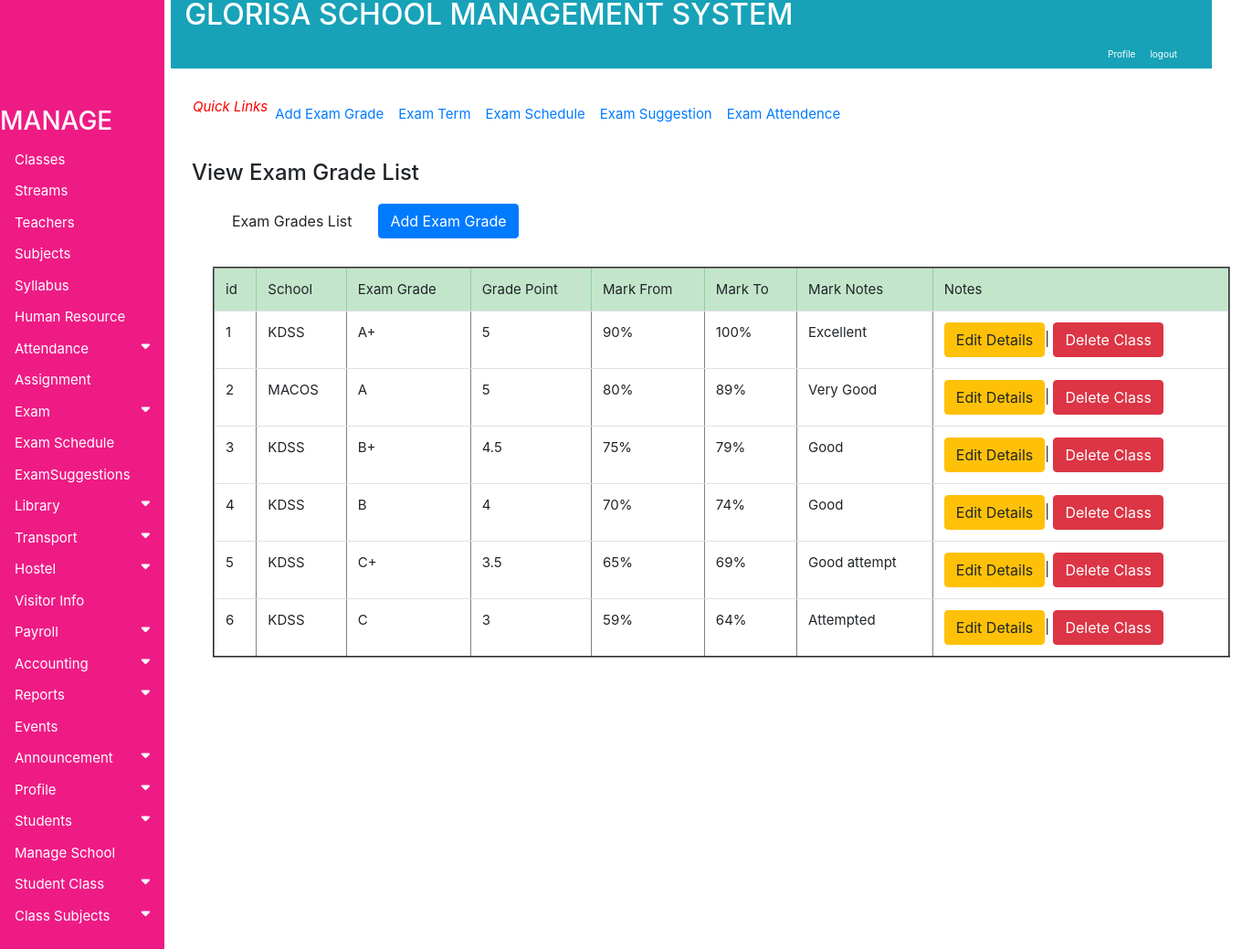
The app's page /accounts/viewexamgrade (signed in) with its own data.
### accounts/models.py (models this page shows, shortened)
class ExamGrade(models.Model):
    School = models.ForeignKey(School, on_delete=models.PROTECT, blank=True, null=True)
    ExamGrade =  models.CharField(max_length=130)
    GradePoint = models.CharField(max_length=130)
    MarkFrom = models.CharField(max_length=130)
    MarkTo = models.CharField(max_length=130)
    Notes = models.TextField(max_length=100)

class School (models.Model):
    SchoolCode=models.CharField(max_length=130)
    SchoolName=models.CharField(max_length=130)
    Address=models.CharField(max_length=130)
    Phone=models.CharField(max_length=130)
    DateOfRegistration=models.CharField(max_length=130)
    def __str__(self):
        return self.SchoolName

### accounts/views/views.py (the view)
@login_required
def viewexamgrade(request):
    all_info = ExamGrade.objects.all()
    context = {'all_info': all_info}
    return render(request, 'accounts/Exam/viewexamgrade.html', context)

### accounts/templates/accounts/Exam/viewexamgrade.html
{% extends 'base.html' %}
{% block body %}
<div class="container" style="margin-left: 200px;font-size: 20px; padding: 0px 10px;">
  <br>  <nav class="nav navbar-expand" style="font-size:15px; padding: 1px 1px 1px 1px">
      <ul class="navbar-nav mr-auto">
        <i style="font-size: 15px; color:red;">Quick Links</i>
        <li class="nav-item">
          <a class="nav-link" href="{% url 'viewexamgrade'%}">Add Exam Grade</a>
        </li>
        <li class="nav-item">
          <a class="nav-link" href="{% url 'viewexamterm'%}">Exam Term</a>
        </li>
        <li class="nav-item">
          <a class="nav-link" href="{% url 'viewexamschedule'%}">Exam Schedule</a>
        </li>
        <li class="nav-item">
          <a class="nav-link" href="{% url 'viewexamsuggestion'%}">Exam Suggestion</a>
        </li>
        <li class="nav-item">
          <a class="nav-link" href="#">Exam Attendence</a>
        </li>
      </ul>
    </nav><br>
<h4>View Exam Grade List</h4>
<div class="container" style="margin-left:20px; font-size:15px; padding:3px">
<nav class="nav navbar-expand">
  <ul class="navbar-nav mr-auto">
    <li class="nav-item">
    <a class="nav-link" href="#"><button class="btn btn-default">Exam Grades List</button></a>
    </li>
    <li class="nav-item">
    <a class="nav-link" href="{% url 'addexamgrade' %}"><button class="btn btn-primary">Add Exam Grade</button></a>
    </li>
  </ul>
</nav>
<br>
<table class="table table-hover" border="2">
   <thead class="table-success">
    <tr>
         <td>id</td>
         <td>School</td>
         <td>Exam Grade</td>
         <td>Grade Point</td>
         <td>Mark From</td>
         <td>Mark To</td>
         <td>Mark Notes</td>
         <td>Notes</td>
     </tr>
   </thead>
   <tbody>
     {% if all_info %}
     {% for item in all_info %}
     <tr>
       <td>{{ item.id}}</td>
       <td>{{ item.School}}</td>
       <td>{{ item.ExamGrade}}</td>
       <td>{{ item.GradePoint}}</td>
       <td>{{ item.MarkFrom}}</td>
       <td>{{ item.MarkTo}}</td>
       <td>{{ item.Notes}}</td>
       <td><a href="{% url 'editexamgrade' pk=item.id  %}" >
         <button class="btn btn-warning">Edit Details</button></a>|
         <a href="{% url 'deleteexamgrade' pk=item.id %}" >
           <button class="btn btn-danger">Delete Class</button></a>
       </td>
        {% endfor %}
     </tr>
     {% endif %}
   </tbody>
</table>
</div>
</div>
{% endblock %}

### accounts/static/css/style.css (style rules this page uses)
.container { margin-left: 200px;font-size: 10px; padding: 0px 10px; }
body { font-family: "Lato", sans-serif; }

### records on screen
ExamGrade: id "1", School "KDSS", ExamGrade "A+", GradePoint "5", MarkFrom "90%", MarkTo "100%", Notes "Excellent"
ExamGrade: id "2", School "MACOS", ExamGrade "A", GradePoint "5", MarkFrom "80%", MarkTo "89%", Notes "Very Good"
ExamGrade: id "3", School "KDSS", ExamGrade "B+", GradePoint "4.5", MarkFrom "75%", MarkTo "79%", Notes "Good"
ExamGrade: id "4", School "KDSS", ExamGrade "B", GradePoint "4", MarkFrom "70%", MarkTo "74%", Notes "Good"
ExamGrade: id "5", School "KDSS", ExamGrade "C+", GradePoint "3.5", MarkFrom "65%", MarkTo "69%", Notes "Good attempt"
ExamGrade: id "6", School "KDSS", ExamGrade "C", GradePoint "3", MarkFrom "59%", MarkTo "64%", Notes "Attempted"
